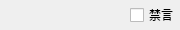
<?xml version="1.0" encoding="UTF-8"?>
<ui version="4.0">
 <class>UIPersonNum</class>
 <widget class="QWidget" name="UIPersonNum">
  <property name="geometry">
   <rect>
    <x>0</x>
    <y>0</y>
    <width>180</width>
    <height>30</height>
   </rect>
  </property>
  <property name="windowTitle">
   <string>UIPersonNum</string>
  </property>
  <widget class="QLabel" name="pic_label">
   <property name="geometry">
    <rect>
     <x>0</x>
     <y>0</y>
     <width>30</width>
     <height>30</height>
    </rect>
   </property>
   <property name="text">
    <string/>
   </property>
  </widget>
  <widget class="QLabel" name="name_label">
   <property name="geometry">
    <rect>
     <x>40</x>
     <y>0</y>
     <width>71</width>
     <height>30</height>
    </rect>
   </property>
   <property name="text">
    <string/>
   </property>
  </widget>
  <widget class="QCheckBox" name="checkBox">
   <property name="geometry">
    <rect>
     <x>130</x>
     <y>0</y>
     <width>70</width>
     <height>30</height>
    </rect>
   </property>
   <property name="text">
    <string>禁言</string>
   </property>
  </widget>
 </widget>
 <layoutdefault spacing="6" margin="11"/>
 <resources>
  <include location="loginwindow.qrc"/>
 </resources>
 <connections/>
</ui>
